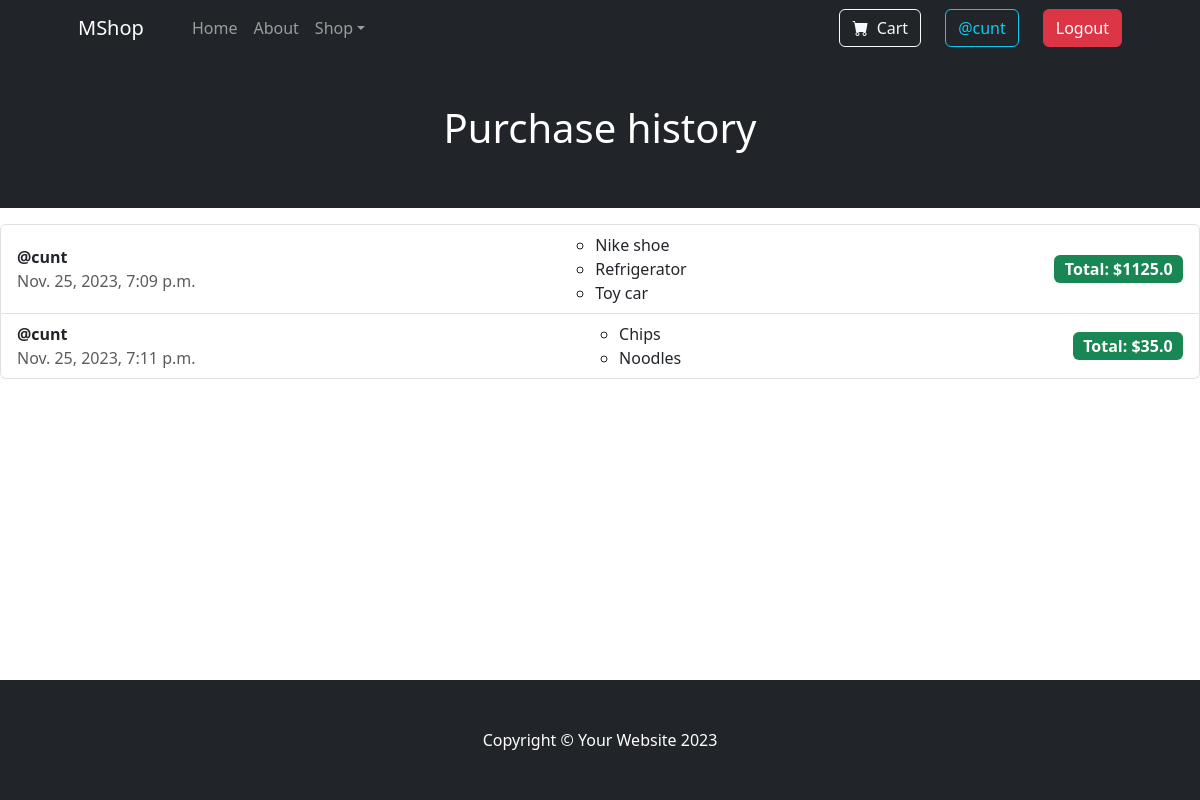
Screenshot of /profile/purchases/ (signed in) with the database file from the repository.
### items/models.py (models this page shows, shortened)
class PurchaseReceipt(models.Model):
    buyer = models.ForeignKey(User, on_delete=models.CASCADE)
    items = models.ManyToManyField(Item, related_name="purchase_receipts")
    total = models.FloatField(default=0.0)
    date = models.DateTimeField(auto_now_add=True)
    def receipt_items(self):
        return list(self.items.all())

class Item(models.Model):
    title = models.CharField(max_length=60)
    description = models.TextField()
    price = models.FloatField()
    image = models.ImageField(upload_to="item_images", blank=True, null=True)
    is_sold = models.BooleanField(default=False)
    is_on_sale = models.BooleanField(default=False)
    discount = models.FloatField(default=0.0)
    created_at = models.DateTimeField(auto_now_add=True)
    category = models.ForeignKey(
        Category, on_delete=models.CASCADE, related_name="items"
    )
    class Meta:
        ordering = ("title",)

### user_profile/views.py (the view)
# urls.py: path("purchases/", views.purchase_history, name="purchases"),
@login_required(login_url="login")
def purchase_history(request):
    receipts = list(PurchaseReceipt.objects.filter(buyer=request.user))
    return render(
        request,
        "user_profile/purchase_history.html",
        {
            "receipts": receipts,
        },
    )

### user_profile/templates/user_profile/purchase_history.html
{% extends "items/base.html" %}
{% block content %}
<header class="bg-dark py-5">
    <div class="container px-4 px-lg-5">
        <div class="text-center text-white">
            <h1 class="display-6">Purchase history</h1>
        </div>
    </div>
</header>
<ul class="list-group list-group-light px-6 py-3">
    {% for receipt in receipts %}
    <li class="list-group-item d-flex justify-content-between align-items-center">
      <div>
        <div class="fw-bold">@{{ receipt.buyer }}</div>
        <div class="text-muted">{{ receipt.date }}</div>
      </div>
      <div>
        <ul>
        {% for item in receipt.receipt_items %}
            <li>{{ item.title }}</li>
        {% endfor %}
        </ul>
      </div>
      <span class="badge bg-success fs-6">Total: ${{ receipt.total }}</span>
    </li>
    {% endfor %}
</ul>
{% endblock content %}

### items/templates/items/base.html (shortened to what this page needs)
{% load static %}
<!DOCTYPE html>
<html lang="en">
    <head>
        {% block stylesheets %}
        <link href="https://cdn.jsdelivr.net/npm/bootstrap-icons@1.5.0/font/bootstrap-icons.css" rel="stylesheet" />
        <link href="https://cdn.jsdelivr.net/npm/bootstrap@5.3.2/dist/css/bootstrap.min.css" rel="stylesheet">
        {% endblock stylesheets %}
    </head>
    <body class="d-flex flex-column min-vh-100">
        {% block navigation %}
        <nav class="navbar navbar-expand-lg navbar-dark bg-dark">
            <div class="container px-4 px-lg-5">
                <a class="navbar-brand" href="{% url "items:index" %}">MShop</a>
                <div class="collapse navbar-collapse" id="navbarSupportedContent">
                    <ul class="navbar-nav me-auto mb-2 mb-lg-0 ms-lg-4">
                        <li class="nav-item"><a class="nav-link" aria-current="page" href="#!">Home</a></li>
                        <li class="nav-item"><a class="nav-link" href="#!">About</a></li>
                        <li class="nav-item dropdown">
                            <a class="nav-link dropdown-toggle" id="navbarDropdown" href="#" role="button" data-bs-toggle="dropdown" aria-expanded="false">Shop</a>
                        </li>
                    </ul>
                    {% if user.is_authenticated %}
                    <div class="d-flex">
                        <a href="{% url "cart:cart" %}" class="btn btn-outline-light">
                            <i class="bi-cart-fill me-1"></i>
                            Cart
                        </a>
                    </div>
                    <div class="nav-item mb-2 mb-lg-0 ms-lg-4">
                        <a class="btn btn-outline-info" href="{% url "user_profile:user_profile" %}">@{{user.username}}</a>
                    </div>
                    <div class="nav-item text-light mb-2 mb-lg-0 ms-lg-4">
                        <a class="btn btn-danger" href="{% url "logout" %}">Logout</a>
                    </div>
                    {% endif %}
                </div>
            </div>
        </nav>
        {% endblock navigation %}
        {% block content %}
        {% endblock content %}
        {% block footer %}
        <footer class="py-5 bg-dark mt-auto">
            <div class="container"><p class="m-0 text-center text-white">Copyright &copy; Your Website 2023</p></div>
        </footer>
        {% endblock footer %}
    </body>
</html>

### rows the page displays
PurchaseReceipt: buyer "cunt", date "Nov. 25, 2023, 7:09 p.m.", total "1125.0"
Item: title "Nike shoe"
Item: title "Refrigerator"
Item: title "Toy car"
PurchaseReceipt: buyer "cunt", date "Nov. 25, 2023, 7:11 p.m.", total "35.0"
Item: title "Chips"
Item: title "Noodles"

### other values shown
{{ user.username }} "cunt"
